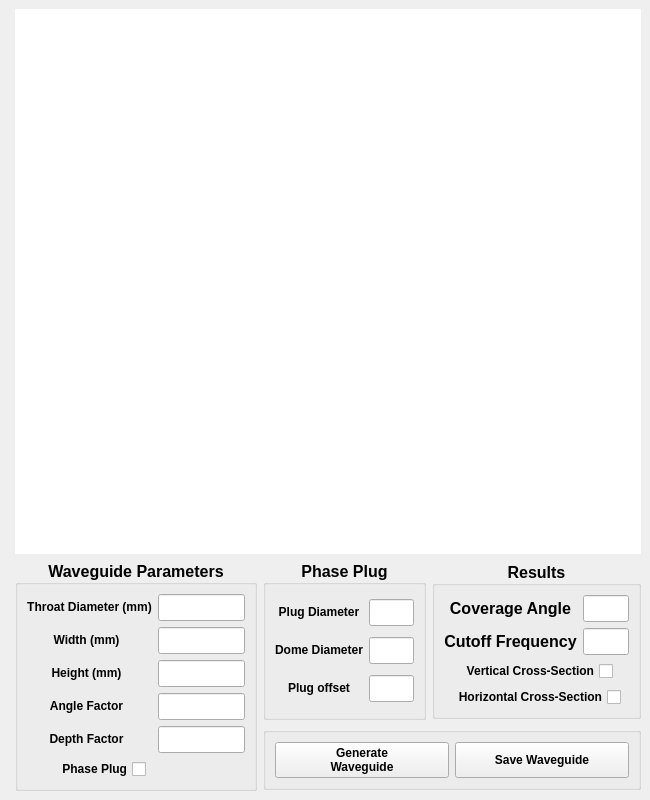
<?xml version="1.0" encoding="UTF-8"?>
<ui version="4.0">
 <class>MainWindow</class>
 <widget class="QMainWindow" name="MainWindow">
  <property name="geometry">
   <rect>
    <x>0</x>
    <y>0</y>
    <width>650</width>
    <height>800</height>
   </rect>
  </property>
  <property name="sizePolicy">
   <sizepolicy hsizetype="Preferred" vsizetype="Preferred">
    <horstretch>0</horstretch>
    <verstretch>0</verstretch>
   </sizepolicy>
  </property>
  <property name="minimumSize">
   <size>
    <width>650</width>
    <height>800</height>
   </size>
  </property>
  <property name="focusPolicy">
   <enum>Qt::NoFocus</enum>
  </property>
  <property name="windowTitle">
   <string>Waveguide Designer</string>
  </property>
  <property name="windowIcon">
   <iconset>
    <normaloff>Icon/Waveguide_Designer.ico</normaloff>Icon/Waveguide_Designer.ico</iconset>
  </property>
  <property name="styleSheet">
   <string notr="true">groupBox_3::border:0</string>
  </property>
  <property name="iconSize">
   <size>
    <width>32</width>
    <height>32</height>
   </size>
  </property>
  <widget class="QWidget" name="centralwidget">
   <property name="focusPolicy">
    <enum>Qt::StrongFocus</enum>
   </property>
   <layout class="QGridLayout" name="gridLayout_8">
    <item row="0" column="0" rowspan="2">
     <spacer name="verticalSpacer">
      <property name="orientation">
       <enum>Qt::Vertical</enum>
      </property>
      <property name="sizeHint" stdset="0">
       <size>
        <width>0</width>
        <height>709</height>
       </size>
      </property>
     </spacer>
    </item>
    <item row="0" column="1">
     <widget class="QFrame" name="frame">
      <property name="sizePolicy">
       <sizepolicy hsizetype="MinimumExpanding" vsizetype="MinimumExpanding">
        <horstretch>0</horstretch>
        <verstretch>0</verstretch>
       </sizepolicy>
      </property>
      <property name="palette">
       <palette>
        <active>
         <colorrole role="WindowText">
          <brush brushstyle="SolidPattern">
           <color alpha="255">
            <red>0</red>
            <green>0</green>
            <blue>0</blue>
           </color>
          </brush>
         </colorrole>
         <colorrole role="Button">
          <brush brushstyle="SolidPattern">
           <color alpha="255">
            <red>255</red>
            <green>255</green>
            <blue>255</blue>
           </color>
          </brush>
         </colorrole>
         <colorrole role="Light">
          <brush brushstyle="SolidPattern">
           <color alpha="255">
            <red>255</red>
            <green>255</green>
            <blue>255</blue>
           </color>
          </brush>
         </colorrole>
         <colorrole role="Midlight">
          <brush brushstyle="SolidPattern">
           <color alpha="255">
            <red>255</red>
            <green>255</green>
            <blue>255</blue>
           </color>
          </brush>
         </colorrole>
         <colorrole role="Dark">
          <brush brushstyle="SolidPattern">
           <color alpha="255">
            <red>127</red>
            <green>127</green>
            <blue>127</blue>
           </color>
          </brush>
         </colorrole>
         <colorrole role="Mid">
          <brush brushstyle="SolidPattern">
           <color alpha="255">
            <red>170</red>
            <green>170</green>
            <blue>170</blue>
           </color>
          </brush>
         </colorrole>
         <colorrole role="Text">
          <brush brushstyle="SolidPattern">
           <color alpha="255">
            <red>0</red>
            <green>0</green>
            <blue>0</blue>
           </color>
          </brush>
         </colorrole>
         <colorrole role="BrightText">
          <brush brushstyle="SolidPattern">
           <color alpha="255">
            <red>255</red>
            <green>255</green>
            <blue>255</blue>
           </color>
          </brush>
         </colorrole>
         <colorrole role="ButtonText">
          <brush brushstyle="SolidPattern">
           <color alpha="255">
            <red>0</red>
            <green>0</green>
            <blue>0</blue>
           </color>
          </brush>
         </colorrole>
         <colorrole role="Base">
          <brush brushstyle="SolidPattern">
           <color alpha="255">
            <red>255</red>
            <green>255</green>
            <blue>255</blue>
           </color>
          </brush>
         </colorrole>
         <colorrole role="Window">
          <brush brushstyle="SolidPattern">
           <color alpha="255">
            <red>255</red>
            <green>255</green>
            <blue>255</blue>
           </color>
          </brush>
         </colorrole>
         <colorrole role="Shadow">
          <brush brushstyle="SolidPattern">
           <color alpha="255">
            <red>0</red>
            <green>0</green>
            <blue>0</blue>
           </color>
          </brush>
         </colorrole>
         <colorrole role="AlternateBase">
          <brush brushstyle="SolidPattern">
           <color alpha="255">
            <red>255</red>
            <green>255</green>
            <blue>255</blue>
           </color>
          </brush>
         </colorrole>
         <colorrole role="ToolTipBase">
          <brush brushstyle="SolidPattern">
           <color alpha="255">
            <red>255</red>
            <green>255</green>
            <blue>220</blue>
           </color>
          </brush>
         </colorrole>
         <colorrole role="ToolTipText">
          <brush brushstyle="SolidPattern">
           <color alpha="255">
            <red>0</red>
            <green>0</green>
            <blue>0</blue>
           </color>
          </brush>
         </colorrole>
        </active>
        <inactive>
         <colorrole role="WindowText">
          <brush brushstyle="SolidPattern">
           <color alpha="255">
            <red>0</red>
            <green>0</green>
            <blue>0</blue>
           </color>
          </brush>
         </colorrole>
         <colorrole role="Button">
          <brush brushstyle="SolidPattern">
           <color alpha="255">
            <red>255</red>
            <green>255</green>
            <blue>255</blue>
           </color>
          </brush>
         </colorrole>
         <colorrole role="Light">
          <brush brushstyle="SolidPattern">
           <color alpha="255">
            <red>255</red>
            <green>255</green>
            <blue>255</blue>
           </color>
          </brush>
         </colorrole>
         <colorrole role="Midlight">
          <brush brushstyle="SolidPattern">
           <color alpha="255">
            <red>255</red>
            <green>255</green>
            <blue>255</blue>
           </color>
          </brush>
         </colorrole>
         <colorrole role="Dark">
          <brush brushstyle="SolidPattern">
           <color alpha="255">
            <red>127</red>
            <green>127</green>
            <blue>127</blue>
           </color>
          </brush>
         </colorrole>
         <colorrole role="Mid">
          <brush brushstyle="SolidPattern">
           <color alpha="255">
            <red>170</red>
            <green>170</green>
            <blue>170</blue>
           </color>
          </brush>
         </colorrole>
         <colorrole role="Text">
          <brush brushstyle="SolidPattern">
           <color alpha="255">
            <red>0</red>
            <green>0</green>
            <blue>0</blue>
           </color>
          </brush>
         </colorrole>
         <colorrole role="BrightText">
          <brush brushstyle="SolidPattern">
           <color alpha="255">
            <red>255</red>
            <green>255</green>
            <blue>255</blue>
           </color>
          </brush>
         </colorrole>
         <colorrole role="ButtonText">
          <brush brushstyle="SolidPattern">
           <color alpha="255">
            <red>0</red>
            <green>0</green>
            <blue>0</blue>
           </color>
          </brush>
         </colorrole>
         <colorrole role="Base">
          <brush brushstyle="SolidPattern">
           <color alpha="255">
            <red>255</red>
            <green>255</green>
            <blue>255</blue>
           </color>
          </brush>
         </colorrole>
         <colorrole role="Window">
          <brush brushstyle="SolidPattern">
           <color alpha="255">
            <red>255</red>
            <green>255</green>
            <blue>255</blue>
           </color>
          </brush>
         </colorrole>
         <colorrole role="Shadow">
          <brush brushstyle="SolidPattern">
           <color alpha="255">
            <red>0</red>
            <green>0</green>
            <blue>0</blue>
           </color>
          </brush>
         </colorrole>
         <colorrole role="AlternateBase">
          <brush brushstyle="SolidPattern">
           <color alpha="255">
            <red>255</red>
            <green>255</green>
            <blue>255</blue>
           </color>
          </brush>
         </colorrole>
         <colorrole role="ToolTipBase">
          <brush brushstyle="SolidPattern">
           <color alpha="255">
            <red>255</red>
            <green>255</green>
            <blue>220</blue>
           </color>
          </brush>
         </colorrole>
         <colorrole role="ToolTipText">
          <brush brushstyle="SolidPattern">
           <color alpha="255">
            <red>0</red>
            <green>0</green>
            <blue>0</blue>
           </color>
          </brush>
         </colorrole>
        </inactive>
        <disabled>
         <colorrole role="WindowText">
          <brush brushstyle="SolidPattern">
           <color alpha="255">
            <red>127</red>
            <green>127</green>
            <blue>127</blue>
           </color>
          </brush>
         </colorrole>
         <colorrole role="Button">
          <brush brushstyle="SolidPattern">
           <color alpha="255">
            <red>255</red>
            <green>255</green>
            <blue>255</blue>
           </color>
          </brush>
         </colorrole>
         <colorrole role="Light">
          <brush brushstyle="SolidPattern">
           <color alpha="255">
            <red>255</red>
            <green>255</green>
            <blue>255</blue>
           </color>
          </brush>
         </colorrole>
         <colorrole role="Midlight">
          <brush brushstyle="SolidPattern">
           <color alpha="255">
            <red>255</red>
            <green>255</green>
            <blue>255</blue>
           </color>
          </brush>
         </colorrole>
         <colorrole role="Dark">
          <brush brushstyle="SolidPattern">
           <color alpha="255">
            <red>127</red>
            <green>127</green>
            <blue>127</blue>
           </color>
          </brush>
         </colorrole>
         <colorrole role="Mid">
          <brush brushstyle="SolidPattern">
           <color alpha="255">
            <red>170</red>
            <green>170</green>
            <blue>170</blue>
           </color>
          </brush>
         </colorrole>
         <colorrole role="Text">
          <brush brushstyle="SolidPattern">
           <color alpha="255">
            <red>127</red>
            <green>127</green>
            <blue>127</blue>
           </color>
          </brush>
         </colorrole>
         <colorrole role="BrightText">
          <brush brushstyle="SolidPattern">
           <color alpha="255">
            <red>255</red>
            <green>255</green>
            <blue>255</blue>
           </color>
          </brush>
         </colorrole>
         <colorrole role="ButtonText">
          <brush brushstyle="SolidPattern">
           <color alpha="255">
            <red>127</red>
            <green>127</green>
            <blue>127</blue>
           </color>
          </brush>
         </colorrole>
         <colorrole role="Base">
          <brush brushstyle="SolidPattern">
           <color alpha="255">
            <red>255</red>
            <green>255</green>
            <blue>255</blue>
           </color>
          </brush>
         </colorrole>
         <colorrole role="Window">
          <brush brushstyle="SolidPattern">
           <color alpha="255">
            <red>255</red>
            <green>255</green>
            <blue>255</blue>
           </color>
          </brush>
         </colorrole>
         <colorrole role="Shadow">
          <brush brushstyle="SolidPattern">
           <color alpha="255">
            <red>0</red>
            <green>0</green>
            <blue>0</blue>
           </color>
          </brush>
         </colorrole>
         <colorrole role="AlternateBase">
          <brush brushstyle="SolidPattern">
           <color alpha="255">
            <red>255</red>
            <green>255</green>
            <blue>255</blue>
           </color>
          </brush>
         </colorrole>
         <colorrole role="ToolTipBase">
          <brush brushstyle="SolidPattern">
           <color alpha="255">
            <red>255</red>
            <green>255</green>
            <blue>220</blue>
           </color>
          </brush>
         </colorrole>
         <colorrole role="ToolTipText">
          <brush brushstyle="SolidPattern">
           <color alpha="255">
            <red>0</red>
            <green>0</green>
            <blue>0</blue>
           </color>
          </brush>
         </colorrole>
        </disabled>
       </palette>
      </property>
      <property name="styleSheet">
       <string notr="true">background-color: rgb(255, 255, 255);</string>
      </property>
      <layout class="QGridLayout" name="gridLayout_6">
       <item row="0" column="0">
        <layout class="QGridLayout" name="gridLayout_5">
         <property name="spacing">
          <number>0</number>
         </property>
        </layout>
       </item>
      </layout>
     </widget>
    </item>
    <item row="1" column="1">
     <layout class="QGridLayout" name="gridLayout_7">
      <item row="0" column="0" rowspan="2">
       <widget class="QGroupBox" name="groupBox">
        <property name="sizePolicy">
         <sizepolicy hsizetype="Preferred" vsizetype="MinimumExpanding">
          <horstretch>0</horstretch>
          <verstretch>0</verstretch>
         </sizepolicy>
        </property>
        <property name="minimumSize">
         <size>
          <width>0</width>
          <height>0</height>
         </size>
        </property>
        <property name="sizeIncrement">
         <size>
          <width>0</width>
          <height>0</height>
         </size>
        </property>
        <property name="font">
         <font>
          <pointsize>12</pointsize>
          <weight>75</weight>
          <bold>true</bold>
         </font>
        </property>
        <property name="focusPolicy">
         <enum>Qt::NoFocus</enum>
        </property>
        <property name="title">
         <string>Waveguide Parameters</string>
        </property>
        <property name="alignment">
         <set>Qt::AlignCenter</set>
        </property>
        <layout class="QGridLayout" name="gridLayout">
         <item row="0" column="0" colspan="3">
          <widget class="QLabel" name="label">
           <property name="font">
            <font>
             <pointsize>13</pointsize>
            </font>
           </property>
           <property name="text">
            <string>&lt;html&gt;&lt;head/&gt;&lt;body&gt;&lt;p align=&quot;center&quot;&gt;&lt;span style=&quot; font-size:9pt; font-weight:600;&quot;&gt;Throat Diameter (mm)&lt;/span&gt;&lt;/p&gt;&lt;/body&gt;&lt;/html&gt;</string>
           </property>
          </widget>
         </item>
         <item row="0" column="3">
          <widget class="QLineEdit" name="lineEdit_throat_diameter">
           <property name="toolTip">
            <string>Enter throat diameter</string>
           </property>
          </widget>
         </item>
         <item row="1" column="0" colspan="2">
          <widget class="QLabel" name="label_2">
           <property name="text">
            <string>&lt;html&gt;&lt;head/&gt;&lt;body&gt;&lt;p align=&quot;center&quot;&gt;&lt;span style=&quot; font-size:9pt; font-weight:600;&quot;&gt;Width (mm)&lt;/span&gt;&lt;/p&gt;&lt;/body&gt;&lt;/html&gt;</string>
           </property>
          </widget>
         </item>
         <item row="1" column="3">
          <widget class="QLineEdit" name="lineEdit_width">
           <property name="toolTip">
            <string>Enter width of waveguide</string>
           </property>
          </widget>
         </item>
         <item row="2" column="0" colspan="2">
          <widget class="QLabel" name="label_3">
           <property name="text">
            <string>&lt;html&gt;&lt;head/&gt;&lt;body&gt;&lt;p align=&quot;center&quot;&gt;&lt;span style=&quot; font-size:9pt; font-weight:600;&quot;&gt;Height (mm)&lt;/span&gt;&lt;/p&gt;&lt;/body&gt;&lt;/html&gt;</string>
           </property>
          </widget>
         </item>
         <item row="2" column="3">
          <widget class="QLineEdit" name="lineEdit_height">
           <property name="toolTip">
            <string>Enter height of waveguide, if circular enter the same value as Width</string>
           </property>
          </widget>
         </item>
         <item row="3" column="0" colspan="2">
          <widget class="QLabel" name="label_4">
           <property name="text">
            <string>&lt;html&gt;&lt;head/&gt;&lt;body&gt;&lt;p align=&quot;center&quot;&gt;&lt;span style=&quot; font-size:9pt; font-weight:600;&quot;&gt;Angle Factor&lt;/span&gt;&lt;/p&gt;&lt;/body&gt;&lt;/html&gt;</string>
           </property>
          </widget>
         </item>
         <item row="3" column="3">
          <widget class="QLineEdit" name="lineEdit_angle_factor">
           <property name="toolTip">
            <string>&lt;html&gt;&lt;head/&gt;&lt;body&gt;&lt;p&gt;Enter angle factor &lt;/p&gt;&lt;p&gt;Play with this value to get your desired coverage angle&lt;/p&gt;&lt;/body&gt;&lt;/html&gt;</string>
           </property>
          </widget>
         </item>
         <item row="4" column="0" colspan="2">
          <widget class="QLabel" name="label_5">
           <property name="text">
            <string>&lt;html&gt;&lt;head/&gt;&lt;body&gt;&lt;p align=&quot;center&quot;&gt;&lt;span style=&quot; font-size:9pt; font-weight:600;&quot;&gt;Depth Factor&lt;/span&gt;&lt;/p&gt;&lt;/body&gt;&lt;/html&gt;</string>
           </property>
          </widget>
         </item>
         <item row="4" column="3">
          <widget class="QLineEdit" name="lineEdit_depth_factor">
           <property name="toolTip">
            <string>&lt;html&gt;&lt;head/&gt;&lt;body&gt;&lt;p&gt;Enter depth factor&lt;/p&gt;&lt;p&gt;Play with this value to get your desired depth. &lt;/p&gt;&lt;p&gt;(Target depth factor must be greater than 2)&lt;/p&gt;&lt;/body&gt;&lt;/html&gt;</string>
           </property>
          </widget>
         </item>
         <item row="5" column="0">
          <spacer name="horizontalSpacer_3">
           <property name="orientation">
            <enum>Qt::Horizontal</enum>
           </property>
           <property name="sizeHint" stdset="0">
            <size>
             <width>23</width>
             <height>20</height>
            </size>
           </property>
          </spacer>
         </item>
         <item row="5" column="1">
          <widget class="QCheckBox" name="checkBox_phaseplug">
           <property name="font">
            <font>
             <pointsize>9</pointsize>
             <weight>75</weight>
             <bold>true</bold>
            </font>
           </property>
           <property name="layoutDirection">
            <enum>Qt::RightToLeft</enum>
           </property>
           <property name="text">
            <string>Phase Plug</string>
           </property>
          </widget>
         </item>
         <item row="5" column="2" colspan="2">
          <spacer name="horizontalSpacer_2">
           <property name="orientation">
            <enum>Qt::Horizontal</enum>
           </property>
           <property name="sizeType">
            <enum>QSizePolicy::MinimumExpanding</enum>
           </property>
           <property name="sizeHint" stdset="0">
            <size>
             <width>93</width>
             <height>20</height>
            </size>
           </property>
          </spacer>
         </item>
        </layout>
       </widget>
      </item>
      <item row="0" column="1">
       <widget class="QGroupBox" name="groupBox_phaseplug">
        <property name="sizePolicy">
         <sizepolicy hsizetype="Preferred" vsizetype="Minimum">
          <horstretch>0</horstretch>
          <verstretch>0</verstretch>
         </sizepolicy>
        </property>
        <property name="font">
         <font>
          <pointsize>12</pointsize>
          <weight>75</weight>
          <bold>true</bold>
         </font>
        </property>
        <property name="title">
         <string>Phase Plug</string>
        </property>
        <property name="alignment">
         <set>Qt::AlignCenter</set>
        </property>
        <layout class="QGridLayout" name="gridLayout_2">
         <item row="0" column="0">
          <widget class="QLabel" name="label_6">
           <property name="font">
            <font>
             <pointsize>9</pointsize>
            </font>
           </property>
           <property name="text">
            <string>&lt;html&gt;&lt;head/&gt;&lt;body&gt;&lt;p align=&quot;center&quot;&gt;&lt;span style=&quot; font-weight:600;&quot;&gt;Plug Diameter&lt;/span&gt;&lt;/p&gt;&lt;/body&gt;&lt;/html&gt;</string>
           </property>
          </widget>
         </item>
         <item row="0" column="1">
          <widget class="QLineEdit" name="lineEdit_plug_diameter"/>
         </item>
         <item row="1" column="0">
          <widget class="QLabel" name="label_7">
           <property name="font">
            <font>
             <pointsize>9</pointsize>
            </font>
           </property>
           <property name="text">
            <string>&lt;html&gt;&lt;head/&gt;&lt;body&gt;&lt;p align=&quot;center&quot;&gt;&lt;span style=&quot; font-weight:600;&quot;&gt;Dome Diameter&lt;/span&gt;&lt;/p&gt;&lt;/body&gt;&lt;/html&gt;</string>
           </property>
          </widget>
         </item>
         <item row="1" column="1">
          <widget class="QLineEdit" name="lineEdit_dome_diameter"/>
         </item>
         <item row="2" column="0">
          <widget class="QLabel" name="label_8">
           <property name="font">
            <font>
             <pointsize>9</pointsize>
            </font>
           </property>
           <property name="text">
            <string>&lt;html&gt;&lt;head/&gt;&lt;body&gt;&lt;p align=&quot;center&quot;&gt;&lt;span style=&quot; font-weight:600;&quot;&gt;Plug offset&lt;/span&gt;&lt;/p&gt;&lt;/body&gt;&lt;/html&gt;</string>
           </property>
          </widget>
         </item>
         <item row="2" column="1">
          <widget class="QLineEdit" name="lineEdit_plugoffset"/>
         </item>
        </layout>
       </widget>
      </item>
      <item row="0" column="2">
       <widget class="QGroupBox" name="groupBox_results">
        <property name="sizePolicy">
         <sizepolicy hsizetype="Preferred" vsizetype="Maximum">
          <horstretch>0</horstretch>
          <verstretch>0</verstretch>
         </sizepolicy>
        </property>
        <property name="font">
         <font>
          <pointsize>12</pointsize>
          <weight>75</weight>
          <bold>true</bold>
         </font>
        </property>
        <property name="title">
         <string>Results</string>
        </property>
        <property name="alignment">
         <set>Qt::AlignCenter</set>
        </property>
        <layout class="QGridLayout" name="gridLayout_3">
         <item row="0" column="0">
          <widget class="QLabel" name="label_9">
           <property name="text">
            <string>&lt;html&gt;&lt;head/&gt;&lt;body&gt;&lt;p align=&quot;center&quot;&gt;&lt;span style=&quot; font-weight:600;&quot;&gt;Coverage Angle&lt;/span&gt;&lt;/p&gt;&lt;/body&gt;&lt;/html&gt;</string>
           </property>
          </widget>
         </item>
         <item row="0" column="1">
          <widget class="QLineEdit" name="lineEdit_coverage_angle">
           <property name="focusPolicy">
            <enum>Qt::NoFocus</enum>
           </property>
           <property name="toolTip">
            <string>Coverage angle for half of waveguide</string>
           </property>
          </widget>
         </item>
         <item row="1" column="0">
          <widget class="QLabel" name="label_10">
           <property name="text">
            <string>&lt;html&gt;&lt;head/&gt;&lt;body&gt;&lt;p align=&quot;center&quot;&gt;&lt;span style=&quot; font-weight:600;&quot;&gt;Cutoff Frequency&lt;/span&gt;&lt;/p&gt;&lt;/body&gt;&lt;/html&gt;</string>
           </property>
          </widget>
         </item>
         <item row="1" column="1">
          <widget class="QLineEdit" name="lineEdit_cutoff_freq">
           <property name="focusPolicy">
            <enum>Qt::NoFocus</enum>
           </property>
           <property name="toolTip">
            <string>Calculated Cutoff Frequency</string>
           </property>
          </widget>
         </item>
         <item row="2" column="0" colspan="2" alignment="Qt::AlignHCenter">
          <widget class="QCheckBox" name="ver_checkbox">
           <property name="font">
            <font>
             <pointsize>9</pointsize>
             <weight>75</weight>
             <bold>true</bold>
            </font>
           </property>
           <property name="layoutDirection">
            <enum>Qt::RightToLeft</enum>
           </property>
           <property name="text">
            <string>Vertical Cross-Section</string>
           </property>
          </widget>
         </item>
         <item row="3" column="0" colspan="2" alignment="Qt::AlignHCenter|Qt::AlignVCenter">
          <widget class="QCheckBox" name="hor_checkbox">
           <property name="font">
            <font>
             <pointsize>9</pointsize>
             <weight>75</weight>
             <bold>true</bold>
            </font>
           </property>
           <property name="layoutDirection">
            <enum>Qt::RightToLeft</enum>
           </property>
           <property name="text">
            <string>Horizontal Cross-Section</string>
           </property>
          </widget>
         </item>
        </layout>
       </widget>
      </item>
      <item row="1" column="1" colspan="2">
       <widget class="QGroupBox" name="groupBox_3">
        <property name="sizePolicy">
         <sizepolicy hsizetype="Preferred" vsizetype="Maximum">
          <horstretch>0</horstretch>
          <verstretch>0</verstretch>
         </sizepolicy>
        </property>
        <property name="font">
         <font>
          <kerning>true</kerning>
         </font>
        </property>
        <property name="contextMenuPolicy">
         <enum>Qt::DefaultContextMenu</enum>
        </property>
        <property name="autoFillBackground">
         <bool>false</bool>
        </property>
        <property name="styleSheet">
         <string notr="true"/>
        </property>
        <property name="title">
         <string notr="true"/>
        </property>
        <property name="flat">
         <bool>true</bool>
        </property>
        <layout class="QGridLayout" name="gridLayout_4">
         <item row="0" column="0">
          <widget class="QPushButton" name="pushButton_generate_waveguide">
           <property name="sizePolicy">
            <sizepolicy hsizetype="Minimum" vsizetype="Expanding">
             <horstretch>0</horstretch>
             <verstretch>0</verstretch>
            </sizepolicy>
           </property>
           <property name="font">
            <font>
             <weight>75</weight>
             <bold>true</bold>
            </font>
           </property>
           <property name="text">
            <string>Generate 
Waveguide</string>
           </property>
          </widget>
         </item>
         <item row="0" column="1">
          <widget class="QPushButton" name="pushButton_save_button">
           <property name="sizePolicy">
            <sizepolicy hsizetype="Minimum" vsizetype="Expanding">
             <horstretch>0</horstretch>
             <verstretch>0</verstretch>
            </sizepolicy>
           </property>
           <property name="font">
            <font>
             <weight>75</weight>
             <bold>true</bold>
            </font>
           </property>
           <property name="text">
            <string>Save Waveguide</string>
           </property>
          </widget>
         </item>
        </layout>
       </widget>
      </item>
     </layout>
    </item>
    <item row="2" column="0" colspan="2">
     <spacer name="horizontalSpacer">
      <property name="orientation">
       <enum>Qt::Horizontal</enum>
      </property>
      <property name="sizeHint" stdset="0">
       <size>
        <width>623</width>
        <height>0</height>
       </size>
      </property>
     </spacer>
    </item>
   </layout>
  </widget>
  <widget class="QMenuBar" name="menubar">
   <property name="geometry">
    <rect>
     <x>0</x>
     <y>0</y>
     <width>650</width>
     <height>21</height>
    </rect>
   </property>
  </widget>
  <action name="actionSave_Parameters">
   <property name="text">
    <string>Save Parameters</string>
   </property>
  </action>
  <action name="actionLoad_Parameters">
   <property name="text">
    <string>Load Parameters</string>
   </property>
  </action>
 </widget>
 <tabstops>
  <tabstop>lineEdit_throat_diameter</tabstop>
  <tabstop>lineEdit_width</tabstop>
  <tabstop>lineEdit_height</tabstop>
  <tabstop>lineEdit_angle_factor</tabstop>
  <tabstop>lineEdit_depth_factor</tabstop>
  <tabstop>lineEdit_plug_diameter</tabstop>
  <tabstop>lineEdit_dome_diameter</tabstop>
  <tabstop>lineEdit_plugoffset</tabstop>
  <tabstop>pushButton_generate_waveguide</tabstop>
  <tabstop>pushButton_save_button</tabstop>
 </tabstops>
 <resources/>
 <connections/>
</ui>
